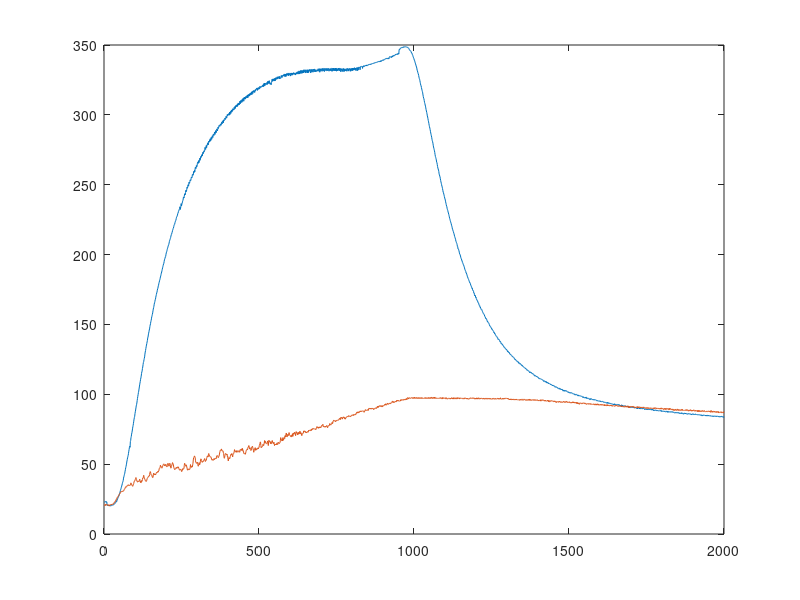

Write the MATLAB code that produced this figure.
clear;clc;
[y1]=importdata('plancha.dat');
[y2]=importdata('agua.dat');
[t]=importdata('tiempo.dat');

for i=1:2000
    if (i < 950) & (i>5)
        x(i)=1500;
    else
        x(i)=0;
    end
end
x=x'

plot(t,y1,t,y2)